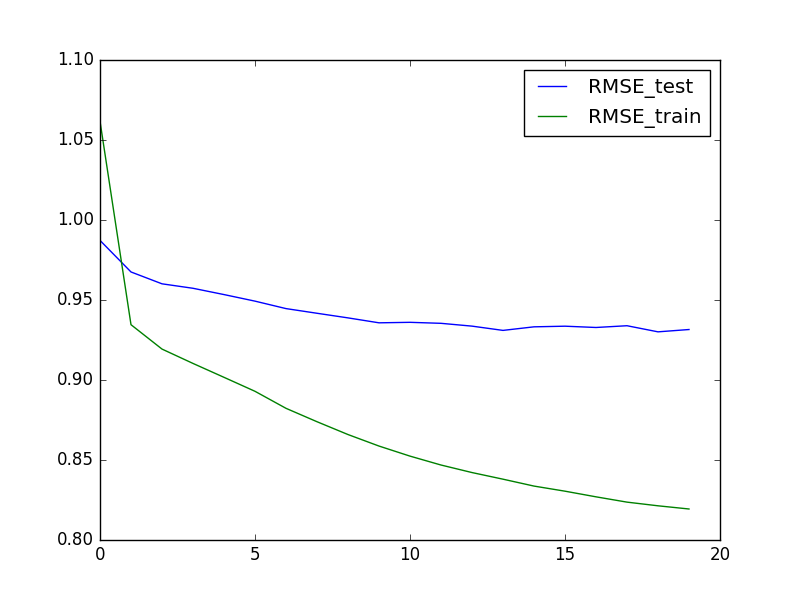

Write Python code to recreate this figure.
'''
ref : http://blog.csdn.net/dark_scope/article/details/17228643
0.931 0.821
'''

from __future__ import division
import numpy as np
import scipy as sp
from numpy.random import random
import pylab as pl
class  SVD_C:
	def __init__(self,X,k=20):
		'''
			k  is the length of vector
		'''
		self.X=np.array(X)
		self.k=k
		self.ave=np.mean(self.X[:,2])
		print "the input data size is ",self.X.shape
		self.bi={}
		self.bu={}
		self.qi={}
		self.pu={}
		self.movie_user={}
		self.user_movie={}
		self.arrRMSE_test = []
		self.arrRMSE_train = []
		for i in range(self.X.shape[0]):
			uid=self.X[i][0]
			mid=self.X[i][1]
			rat=self.X[i][2]
			self.movie_user.setdefault(mid,{})
			self.user_movie.setdefault(uid,{})
			self.movie_user[mid][uid]=rat
			self.user_movie[uid][mid]=rat
			self.bi.setdefault(mid,0)
			self.bu.setdefault(uid,0)
			self.qi.setdefault(mid,random((self.k,1))/10*(np.sqrt(self.k)))
			self.pu.setdefault(uid,random((self.k,1))/10*(np.sqrt(self.k)))
	def pred(self,uid,mid):
		self.bi.setdefault(mid,0)
		self.bu.setdefault(uid,0)
		self.qi.setdefault(mid,np.zeros((self.k,1)))
		self.pu.setdefault(uid,np.zeros((self.k,1)))
		#if (self.qi[mid]==None):
		#	self.qi[mid]=np.zeros((self.k,1))
		#if (self.pu[uid]==None):
		#	self.pu[uid]=np.zeros((self.k,1))
		ans=self.ave+self.bi[mid]+self.bu[uid]+np.sum(self.qi[mid]*self.pu[uid])
		if ans>5:
			return 5
		elif ans<1:
			return 1
		return ans
	def train(self,steps=20,gamma=0.04,Lambda=0.15): #step = 20
		for step in range(steps):
			print 'the ',step,'-th  step is running'
			rmse_sum=0.0
			kk=np.random.permutation(self.X.shape[0])
			for j in range(self.X.shape[0]):
				i=kk[j]
				uid=self.X[i][0]
				mid=self.X[i][1]
				rat=self.X[i][2]
				eui=rat-self.pred(uid,mid)
				rmse_sum+=eui**2
				self.bu[uid]+=gamma*(eui-Lambda*self.bu[uid])
				self.bi[mid]+=gamma*(eui-Lambda*self.bi[mid])
				temp=self.qi[mid]
				self.qi[mid]+=gamma*(eui*self.pu[uid]-Lambda*self.qi[mid])
				self.pu[uid]+=gamma*(eui*temp-Lambda*self.pu[uid])
			#gamma=gamma*0.93
			self.test(test_X)
			#self.arrRMSE_test.append(curTestRmse)
			rmse=np.sqrt(rmse_sum/self.X.shape[0])
			self.arrRMSE_train.append(rmse)
			print "the rmse on train data is ",np.sqrt(rmse_sum/self.X.shape[0])
			#self.test(test_data)
	def test(self,test_X):
		output=[]
		sums=0
		test_X=np.array(test_X)
		#print "the test data size is ",test_X.shape
		for i in range(test_X.shape[0]):
			pre=self.pred(test_X[i][0],test_X[i][1])
			output.append(pre)
			#print pre,test_X[i][2]
			sums+=(pre-test_X[i][2])**2
		rmse=np.sqrt(sums/test_X.shape[0])
		self.arrRMSE_test.append(rmse)
		print "the rmse on test data is  ",rmse
		return output
	def drawRmse(self):
		#pl.figure('svd-train.82.k1.png')
		pl.ion()
		x = range(len(self.arrRMSE_test))
		pl.plot(x, self.arrRMSE_test, label = 'RMSE_test')
		pl.plot(x, self.arrRMSE_train, label = 'RMSE_train')
		pl.legend()
		pl.show()
		pl.savefig('svd-train.82.k1.png')
	def resultToTxt(self):
		f=open('./svd.result/svd-train.82.k1.txt', "w") 
		b1 = [str(x) + '\n' for x in self.arrRMSE_test]
		b2 = [str(x) + '\n' for x in self.arrRMSE_train]
		f.writelines(b1)
		f.writelines(b2)
		#f.writelines(self.arrRMSE_train)
		f.close()

#load file
def getfile(file):
	f1 = open(file)
	a1 = f1.readlines()
	a1 = [x.split('\t') for x in a1]
	b1 = [[int(x[0]), int(x[1]), float(x[2].replace('\n',''))] for x in a1]
	return b1

if __name__=='__main__':
	train_X = getfile('./movielens/u1.base')
	test_X = getfile('./movielens/u1.test')
	a=SVD_C(train_X,30) 
	a.train()
	#a.test(test_X) 
	a.drawRmse()
	a.resultToTxt()

